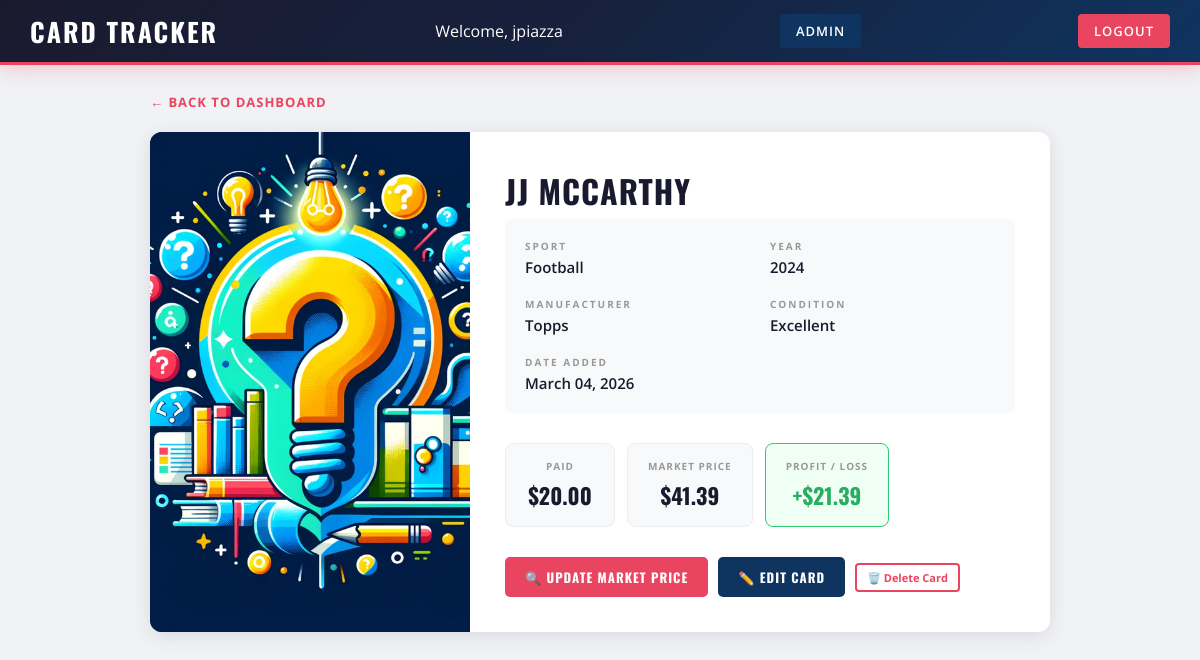
/card/1 (signed in), run on the app's committed database.
### models.py (models this page shows)
class User(UserMixin, db.Model):
    id = db.Column(db.Integer, primary_key=True)
    email = db.Column(db.String(150), unique=True, nullable=False)
    username = db.Column(db.String(150), unique=True, nullable=False)
    password = db.Column(db.String(150), nullable=False)
    is_admin = db.Column(db.Boolean, default=False)
    date_joined = db.Column(db.DateTime, default=db.func.current_timestamp())
    cards = db.relationship('Card', backref='owner', lazy=True)

class Card(db.Model):
    id = db.Column(db.Integer, primary_key=True)
    player_name = db.Column(db.String(150), nullable=False)
    sport = db.Column(db.String(50))
    year = db.Column(db.String(10))
    manufacturer = db.Column(db.String(100))
    condition = db.Column(db.String(50))
    buy_price = db.Column(db.Float, nullable=False)
    sell_price = db.Column(db.Float)
    photo_filename = db.Column(db.String(300))
    market_price = db.Column(db.Float)
    date_added = db.Column(db.DateTime, default=db.func.current_timestamp())
    user_id = db.Column(db.Integer, db.ForeignKey('user.id'), nullable=False)
    @property
    def profit_loss(self):
        if self.sell_price:
            return self.sell_price - self.buy_price
        elif self.market_price:
            return self.market_price - self.buy_price
        return None

### main.py (the view)
@main.route('/card/<int:card_id>')
@login_required
def card_detail(card_id):
    card = Card.query.get_or_404(card_id)
    if card.user_id != current_user.id:
        flash('Permission denied.')
        return redirect(url_for('main.dashboard'))
    return render_template('card_detail.html', card=card)

### app.py (called while the page is built)
def create_app():
    app = Flask(__name__)
    app.config['SECRET_KEY'] = os.getenv('SECRET_KEY', 'your-secret-key')
    app.config['SQLALCHEMY_DATABASE_URI'] = 'sqlite:///cards.db'
    app.config['UPLOAD_FOLDER'] = 'static/uploads'
    db.init_app(app)
    login_manager = LoginManager()
    login_manager.login_view = 'auth.login'
    login_manager.init_app(app)
    @login_manager.user_loader
    def load_user(user_id):
        return User.query.get(int(user_id))
    from auth import auth as auth_blueprint
    app.register_blueprint(auth_blueprint)
    from main import main as main_blueprint
    app.register_blueprint(main_blueprint)
    from admin import admin as admin_blueprint
    app.register_blueprint(admin_blueprint)
    with app.app_context():
        db.create_all()
    return app

### templates/card_detail.html (shortened to what this page needs)
<!DOCTYPE html>
<html>
<head>
    <link rel="stylesheet" href="{{ url_for('static', filename='css/style.css') }}">
</head>
<body>
    <nav>
        <h1>Card Tracker</h1>
        <span>Welcome, {{ current_user.username }}</span>
        {% if current_user.is_admin %}
    <a href="{{ url_for('admin.admin_dashboard') }}" style="background:#0f3460;">Admin</a>
{% endif %}
<a href="{{ url_for('auth.logout') }}">Logout</a>
    </nav>
    <div class="detail-container">
        <div class="detail-back">
            <a href="{{ url_for('main.dashboard') }}">← Back to Dashboard</a>
        </div>
        <div class="detail-card">
            <div class="detail-photo">
                {% if card.photo_filename %}
                    <img src="{{ url_for('static', filename='uploads/' + card.photo_filename) }}" alt="{{ card.player_name }}">
                {% else %}
                    <div class="no-photo-large">No Photo</div>
                {% endif %}
            </div>
            <div class="detail-info">
                <h2>{{ card.player_name }}</h2>
                <div class="detail-grid">
                    <div class="detail-item">
                        <span class="detail-label">Sport</span>
                        <span class="detail-value">{{ card.sport or 'N/A' }}</span>
                    </div>
                    <div class="detail-item">
                        <span class="detail-label">Year</span>
                        <span class="detail-value">{{ card.year or 'N/A' }}</span>
                    </div>
                    <div class="detail-item">
                        <span class="detail-label">Manufacturer</span>
                        <span class="detail-value">{{ card.manufacturer or 'N/A' }}</span>
                    </div>
                    <div class="detail-item">
                        <span class="detail-label">Condition</span>
                        <span class="detail-value">{{ card.condition or 'N/A' }}</span>
                    </div>
                    <div class="detail-item">
                        <span class="detail-label">Date Added</span>
                        <span class="detail-value">{{ card.date_added.strftime('%B %d, %Y') if card.date_added else 'N/A' }}</span>
                    </div>
                </div>
                <div class="detail-prices">
                    <div class="price-box">
                        <span class="price-label">Paid</span>
                        <span class="price-value">${{ "%.2f"|format(card.buy_price) }}</span>
                    </div>
                    {% if card.market_price %}
                    <div class="price-box">
                        <span class="price-label">Market Price</span>
                        <span class="price-value">${{ "%.2f"|format(card.market_price) }}</span>
                    </div>
                    {% endif %}
                    {% if card.profit_loss is not none %}
                    <div class="price-box {% if card.profit_loss >= 0 %}profit-box{% else %}loss-box{% endif %}">
                        <span class="price-label">Profit / Loss</span>
                        <span class="price-value">{% if card.profit_loss >= 0 %}+{% endif %}${{ "%.2f"|format(card.profit_loss) }}</span>
                    </div>
                    {% endif %}
                </div>
                <div class="detail-actions">
                    <a href="{{ url_for('main.search_price', card_id=card.id) }}" class="btn">🔍 Update Market Price</a>
                    <a href="{{ url_for('main.edit_card', card_id=card.id) }}" class="btn btn-edit">✏️ Edit Card</a>
                    <a href="{{ url_for('main.delete_card', card_id=card.id) }}" class="btn-delete" onclick="return confirm('Delete this card?')">🗑️ Delete Card</a>
                </div>
            </div>
        </div>
    </div>
</body>
</html>

### static/css/style.css (style rules this page uses)
* { margin: 0; padding: 0; box-sizing: border-box; }
body { font-family: 'Open Sans', sans-serif; background: #f0f2f5; color: #333; min-height: 100vh; }
nav { background: linear-gradient(135deg, #1a1a2e 0%, #16213e 50%, #0f3460 100%); color: white; padding: 0 30px; display: flex; justify-content: space-between; align-items: center; height: 65px; border-bottom: 3px solid #e94560; box-shadow: 0 2px 20px rgba(233,69,96,0.3); }
nav h1 { font-family: 'Oswald', sans-serif; font-size: 26px; font-weight: 700; letter-spacing: 2px; text-transform: uppercase; color: white; }
nav a { color: white; text-decoration: none; font-size: 13px; font-weight: 600; letter-spacing: 1px; text-transform: uppercase; background: #e94560; padding: 8px 16px; border-radius: 4px; transition: background 0.2s; }
.btn { background: #e94560; color: white; padding: 10px 20px; border-radius: 5px; text-decoration: none; display: inline-block; border: none; cursor: pointer; font-size: 13px; font-weight: 700; font-family: 'Oswald', sans-serif; letter-spacing: 1px; text-transform: uppercase; transition: background 0.2s; }
.btn-edit { background: #0f3460; }
.btn-delete { background: none; color: #e94560; border: 2px solid #e94560; padding: 5px 10px; border-radius: 4px; text-decoration: none; font-size: 11px; display: inline-block; font-weight: 700; transition: all 0.2s; }
.detail-container { max-width: 950px; margin: 0 auto; padding: 25px; }
.detail-back { margin-bottom: 20px; }
.detail-back a { color: #e94560; text-decoration: none; font-size: 13px; font-weight: 700; letter-spacing: 1px; text-transform: uppercase; }
.detail-card { background: white; border-radius: 12px; box-shadow: 0 4px 20px rgba(0,0,0,0.1); display: flex; overflow: hidden; }
.detail-photo { width: 320px; min-height: 400px; flex-shrink: 0; background: linear-gradient(135deg, #1a1a2e, #0f3460); display: flex; align-items: center; justify-content: center; }
.detail-photo img { width: 100%; height: 100%; object-fit: cover; }
.detail-info { flex: 1; padding: 35px; }
.detail-info h2 { font-family: 'Oswald', sans-serif; color: #1a1a2e; font-size: 32px; margin-bottom: 5px; text-transform: uppercase; letter-spacing: 1px; }
.detail-grid { display: grid; grid-template-columns: 1fr 1fr; gap: 20px; margin-bottom: 30px; padding: 20px; background: #f8f9fa; border-radius: 8px; }
.detail-item { display: flex; flex-direction: column; }
.detail-label { font-size: 10px; color: #999; text-transform: uppercase; letter-spacing: 2px; margin-bottom: 4px; font-weight: 700; }
.detail-value { font-size: 15px; color: #1a1a2e; font-weight: 600; }
.detail-prices { display: flex; gap: 12px; flex-wrap: wrap; margin-bottom: 30px; }
.price-box { background: #f8f9fa; padding: 15px 20px; border-radius: 8px; text-align: center; min-width: 110px; border: 1px solid #eee; }
.price-label { display: block; font-size: 10px; color: #999; margin-bottom: 6px; text-transform: uppercase; letter-spacing: 1px; font-weight: 700; }
.price-value { display: block; font-family: 'Oswald', sans-serif; font-size: 22px; font-weight: 700; color: #1a1a2e; }
.profit-box { background: #f0fff4; border-color: #2ecc71; }
.profit-box .price-value { color: #27ae60; }
.detail-actions { display: flex; gap: 10px; align-items: center; flex-wrap: wrap; }

### data on the page
User: username "jpiazza"
Card: photo_filename (picture), player_name "JJ MCCARTHY", sport "Football", year "2024", manufacturer "Topps", condition "Excellent", date_added "March 04, 2026", buy_price "20.00", market_price "41.39", profit_loss "21.39"
